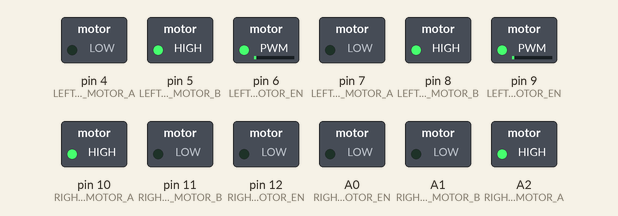
Bench run of a sketch on a simulated Arduino Uno, built with avr-gcc and run on an emulated ATmega328P. Parts: switched loads named in the sketch (green lamp = pin HIGH).

Above: at 0.05 s.
At 2.3 s:
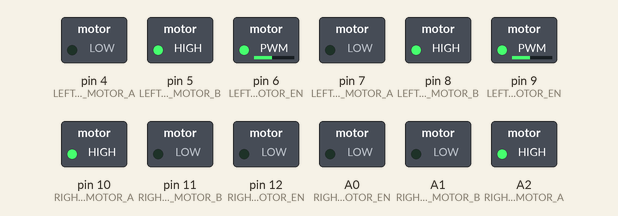
At 4.55 s:
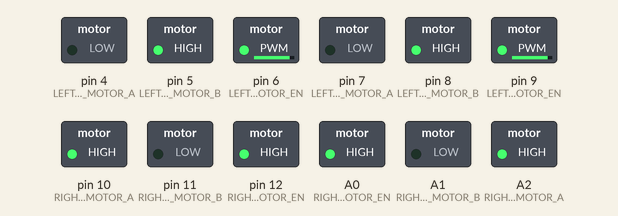
At 9.1 s:
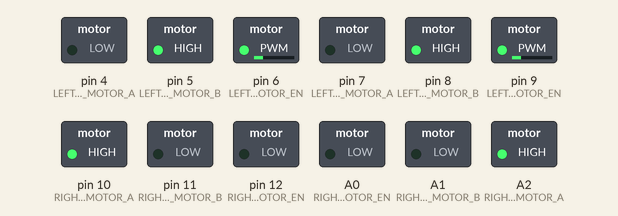
At 14.3 s:
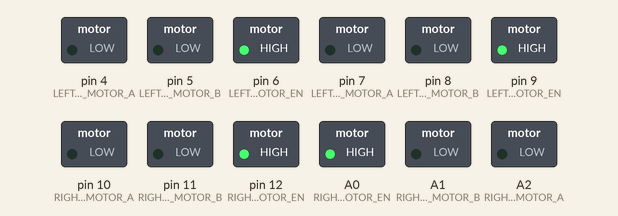
At 18.2 s:
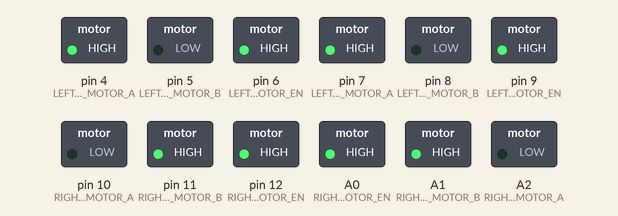
Timing chart, 0 to 21.0 s (numbered marks = the images above):
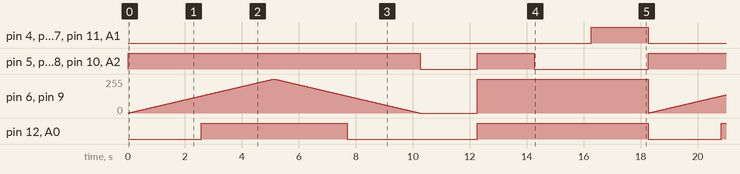

Measured:
- by itself, pin 4 (LEFT_FRONT_MOTOR_A), pin 7 (LEFT_BACK_MOTOR_A), pin 11 (RIGHT_FRONT_MOTOR_B), A1 (RIGHT_BACK_MOTOR_B): alternates HIGH for 2.0 s and LOW for 16.3 s
- by itself, pin 12 (RIGHT_FRONT_MOTOR_EN), A0 (RIGHT_BACK_MOTOR_EN): LOW → HIGH at 2.6 s, → LOW 5.1 s later, → HIGH 4.6 s later, → LOW 6.0 s later, … (9 changes in this stretch)

The sketch:

dynamic_motor_driver_bottom.ino
```cpp
/*
  INNOVATOR INTERNATIONAL (PVT)LTD.
  https://www.innovator.lk/
   --------------------------------------------------------------------------
  Development Platform : Dynamic 1.0
  (mobile robot development platform)
  ---------------------------------------------------------------------------
  Motor Driver Example(Bottom Board).
  ---------------------------------------------------------------------------
  Hardware setup for Dynamic bottom development board :
  Motor Driver PINs are allready mapped and connected to
  the Arduino board.PINs are as follows :

  LEFT FRONT MOTOR   EN PIN connected to Arduino digital PIN -> 6(D6)
  LEFT FRONT MOTOR    A PIN connected to Arduino digital PIN -> 4(D4)
  LEFT FRONT MOTOR    B PIN connected to Arduino digital PIN -> 5(D5)

  LEFT BACK MOTOR    EN PIN connected to Arduino digital PIN -> 9(D9)
  LEFT BACK MOTOR     A PIN connected to Arduino digital PIN -> 7(D7)
  LEFT BACK MOTOR     B PIN connected to Arduino digital PIN -> 8(D8)

  RIGHT FRONT MOTOR  EN PIN connected to Arduino digital PIN -> 12(D12)
  RIGHT FRONT MOTOR   A PIN connected to Arduino digital PIN -> 10(D10)
  RIGHT FRONT MOTOR   B PIN connected to Arduino digital PIN -> 11(D11)

  RIGHT BACK MOTOR   EN PIN connected to Arduino analog PIN -> A0(A0)
  RIGHT BACK MOTOR    A PIN connected to Arduino analog PIN -> A2(A2)
  RIGHT BACK MOTOR    B PIN connected to Arduino analog PIN -> A1(A1)
   ---------------------------------------------------------------------------
  23 march 2021
*/

int LEFT_FRONT_MOTOR_EN = 6;// the number of the Arduino PIN, that left front motor EN PIN is connected to.
int LEFT_FRONT_MOTOR_A = 4;// the number of the Arduino PIN, that left front motor A PIN is connected to.
int LEFT_FRONT_MOTOR_B = 5;// the number of the Arduino PIN, that left front motor B PIN is connected to.

int LEFT_BACK_MOTOR_EN = 9;// the number of the Arduino PIN, that left back motor EN PIN is connected to.
int LEFT_BACK_MOTOR_B = 8;// the number of the Arduino PIN, that left back motor A PIN is connected to.
int LEFT_BACK_MOTOR_A = 7;// the number of the Arduino PIN, that left back motor B PIN is connected to.

int RIGHT_FRONT_MOTOR_EN = 12;// the number of the Arduino PIN, that right front motor EN PIN is connected to.
int RIGHT_FRONT_MOTOR_A = 10;// the number of the Arduino PIN, that right front motor A PIN is connected to.
int RIGHT_FRONT_MOTOR_B = 11;// the number of the Arduino PIN, that right front motor B PIN is connected to.

int RIGHT_BACK_MOTOR_EN = A0;// the number of the Arduino PIN, that right back motor EN PIN is connected to.
int RIGHT_BACK_MOTOR_A = A2;// the number of the Arduino PIN, that right back motor A PIN is connected to.
int RIGHT_BACK_MOTOR_B = A1;// the number of the Arduino PIN, that right back motor B PIN is connected to.


void setup() {

  //making all motor driver PINs as output PINs
  pinMode(LEFT_FRONT_MOTOR_EN, OUTPUT);
  pinMode(LEFT_FRONT_MOTOR_A, OUTPUT);
  pinMode(LEFT_FRONT_MOTOR_B, OUTPUT);

  pinMode(LEFT_BACK_MOTOR_EN, OUTPUT);
  pinMode(LEFT_BACK_MOTOR_A, OUTPUT);
  pinMode(LEFT_BACK_MOTOR_B, OUTPUT);

  pinMode(RIGHT_FRONT_MOTOR_EN, OUTPUT);
  pinMode(RIGHT_FRONT_MOTOR_A, OUTPUT);
  pinMode(RIGHT_FRONT_MOTOR_B, OUTPUT);

  pinMode(RIGHT_BACK_MOTOR_EN, OUTPUT);
  pinMode(RIGHT_BACK_MOTOR_A, OUTPUT);
  pinMode(RIGHT_BACK_MOTOR_B, OUTPUT);

  // turning all motors off at startup
  digitalWrite(LEFT_FRONT_MOTOR_A, LOW);
  digitalWrite(LEFT_FRONT_MOTOR_B, LOW);

  digitalWrite(LEFT_BACK_MOTOR_A, LOW);
  digitalWrite(LEFT_BACK_MOTOR_B, LOW);

  digitalWrite(RIGHT_FRONT_MOTOR_A, LOW);
  digitalWrite(RIGHT_FRONT_MOTOR_B, LOW);

  digitalWrite(RIGHT_BACK_MOTOR_A, LOW);
  digitalWrite(RIGHT_BACK_MOTOR_B, LOW);
}

void loop() {
  SPEED_CONTROL();
  delay(2000);
  FOWARD();
  delay(2000);
  STOP() ;
  delay(2000);
  BACKWARDS();
  delay(2000);
}

void FOWARD() {
  // set motors to maximum speed.
  // PWM maximum possible values are 0 to 255.
  analogWrite(LEFT_FRONT_MOTOR_EN, 255);
  analogWrite(LEFT_BACK_MOTOR_EN, 255);
  analogWrite(RIGHT_FRONT_MOTOR_EN, 255);
  analogWrite(RIGHT_BACK_MOTOR_EN, 255);

  //driving all motors forward
  digitalWrite(LEFT_FRONT_MOTOR_A, LOW);
  digitalWrite(LEFT_FRONT_MOTOR_B, HIGH);
  digitalWrite(RIGHT_FRONT_MOTOR_A, HIGH);
  digitalWrite(RIGHT_FRONT_MOTOR_B, LOW);
  digitalWrite(LEFT_BACK_MOTOR_A, LOW);
  digitalWrite(LEFT_BACK_MOTOR_B, HIGH);
  digitalWrite(RIGHT_BACK_MOTOR_A, HIGH);
  digitalWrite(RIGHT_BACK_MOTOR_B, LOW);
}

void BACKWARDS() {
  // set motors to maximum speed.
  // PWM maximum possible values are 0 to 255.
  analogWrite(LEFT_FRONT_MOTOR_EN, 255);
  analogWrite(LEFT_BACK_MOTOR_EN, 255);
  analogWrite(RIGHT_FRONT_MOTOR_EN, 255);
  analogWrite(RIGHT_BACK_MOTOR_EN, 255);

  //driving all motors backwards
  digitalWrite(LEFT_FRONT_MOTOR_A, HIGH);
  digitalWrite(LEFT_FRONT_MOTOR_B, LOW);
  digitalWrite(RIGHT_FRONT_MOTOR_A, LOW);
  digitalWrite(RIGHT_FRONT_MOTOR_B, HIGH);

  digitalWrite(LEFT_BACK_MOTOR_A, HIGH);
  digitalWrite(LEFT_BACK_MOTOR_B, LOW);
  digitalWrite(RIGHT_BACK_MOTOR_A, LOW);
  digitalWrite(RIGHT_BACK_MOTOR_B, HIGH);
}

void STOP() {
  // turn off all motors.
  digitalWrite(LEFT_FRONT_MOTOR_A, LOW);
  digitalWrite(LEFT_FRONT_MOTOR_B, LOW);
  digitalWrite(RIGHT_FRONT_MOTOR_A, LOW);
  digitalWrite(RIGHT_FRONT_MOTOR_B, LOW);
  digitalWrite(LEFT_BACK_MOTOR_A, LOW);
  digitalWrite(LEFT_BACK_MOTOR_B, LOW);
  digitalWrite(RIGHT_BACK_MOTOR_A, LOW);
  digitalWrite(RIGHT_BACK_MOTOR_B, LOW);
}

void SPEED_CONTROL() {
  // Turn on motors
  digitalWrite(LEFT_FRONT_MOTOR_A, LOW);
  digitalWrite(LEFT_FRONT_MOTOR_B, HIGH);
  digitalWrite(RIGHT_FRONT_MOTOR_A, HIGH);
  digitalWrite(RIGHT_FRONT_MOTOR_B, LOW);
  digitalWrite(LEFT_BACK_MOTOR_A, LOW);
  digitalWrite(LEFT_BACK_MOTOR_B, HIGH);
  digitalWrite(RIGHT_BACK_MOTOR_A, HIGH);
  digitalWrite(RIGHT_BACK_MOTOR_B, LOW);


  // accelerate from zero to maximum speed
  for (int i = 0; i < 256; i++) {
    analogWrite(LEFT_FRONT_MOTOR_EN, i);
    analogWrite(RIGHT_FRONT_MOTOR_EN, i);
    analogWrite(LEFT_BACK_MOTOR_EN, i);
    analogWrite(RIGHT_BACK_MOTOR_EN, i);
    delay(20);
  }

  // decelerate from maximum speed to zero
  for (int i = 255; i >= 0; --i) {
    analogWrite(LEFT_FRONT_MOTOR_EN, i);
    analogWrite(RIGHT_FRONT_MOTOR_EN, i);
    analogWrite(LEFT_BACK_MOTOR_EN, i);
    analogWrite(RIGHT_BACK_MOTOR_EN, i);
    delay(20);
  }

  // turning all motors off
  digitalWrite(LEFT_FRONT_MOTOR_A, LOW);
  digitalWrite(LEFT_FRONT_MOTOR_B, LOW);
  digitalWrite(RIGHT_FRONT_MOTOR_A, LOW);
  digitalWrite(RIGHT_FRONT_MOTOR_B, LOW);
  digitalWrite(LEFT_BACK_MOTOR_A, LOW);
  digitalWrite(LEFT_BACK_MOTOR_B, LOW);
  digitalWrite(RIGHT_BACK_MOTOR_A, LOW);
  digitalWrite(RIGHT_BACK_MOTOR_B, LOW);
}
```
